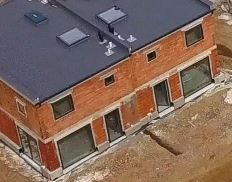
#> input picture Inputs/Images/out_high.JPG, 232 x 182 px, found by its file name
$ python siftvid.py
#> lines starting #> are read from the running program, lines starting #| are printed output that depends on the picture; pictures that were not available may be replaced by others from this repository, and a replacement may not be noted
import cv2
import numpy as np
import time

start_time = time.time()
t = []
kp_list = []
fkp_list = []
matches_list = []
fps_list = []
prev_frame_time = 0
new_frame_time = 0

cap = cv2.VideoCapture('out_high.mov')
#create a Brute Force matcher object
bf = cv2.BFMatcher(cv2.NORM_L1, crossCheck=True)
#create an orb object
sift = cv2.SIFT_create()

#import all the required images
img = cv2.imread('out_high.JPG')
#> img is the input picture: shape (182, 232, 3); mean B, G, R 90.7, 102.9, 128.5


#convert them to grayscale
#this is required for future processes
gray= cv2.cvtColor(img, cv2.COLOR_BGR2GRAY)
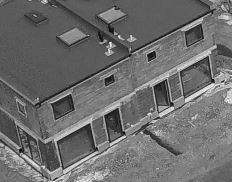
#> gray: shape (182, 232); min 3, max 245, mean 109.2


#get keypoints for each image using detect method using grayscale images
kp,des = sift.detectAndCompute(gray,None)
#> kp = 222 keypoints; strongest (x, y, size): (213, 81, 2.7), (124, 137, 1.9), (44, 167, 1.9), (172, 104, 2.6)

while True:
    _,frame = cap.read()
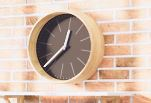
#> input picture Inputs/Images/ind_high.JPG, 151 x 103 px, given in place of out_high.mov, which was not available
#> frame is the input picture: shape (103, 151, 3); mean B, G, R 171.8, 188.2, 212.3
    if frame is not None:
        frame = cv2.resize(frame,None,fx=0.4,fy=0.4,interpolation=cv2.INTER_AREA)
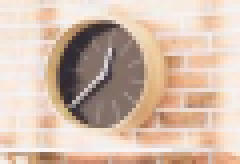
#> frame: shape (41, 60, 3) (shown 4 times larger); mean B, G, R 171.6, 188.1, 212.1
        fgray= cv2.cvtColor(frame, cv2.COLOR_BGR2GRAY)
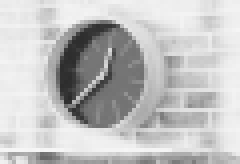
#> fgray: shape (41, 60) (shown 4 times larger); min 43, max 246, mean 193.4
        fkp,fdes = sift.detectAndCompute(fgray,None)
#> fkp = 23 keypoints; strongest (x, y, size): (19, 28, 2.7), (18, 34, 5.5), (42, 15, 2.1), (33, 37, 3)
        matches = bf.match(des,fdes)
#> matches = 18 matches
        matches = sorted(matches, key=lambda x:x.distance)
        fin = cv2.drawMatches(img, kp, frame, fkp, matches, frame, flags=cv2.DrawMatchesFlags_NOT_DRAW_SINGLE_POINTS)
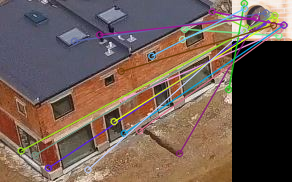
#> fin: shape (182, 292, 3); mean B, G, R 83, 92.2, 111.3
        kp_list.append(len(kp))
        fkp_list.append(len(fkp))
        matches_list.append(len(matches))
        t.append(time.time() - start_time)
        new_frame_time = time.time()
        fps = 1/(new_frame_time-prev_frame_time)
        prev_frame_time = new_frame_time
        fps = int(fps)
        fps_list.append([time.time() - start_time,fps])
        cv2.imshow('WEBCAM', fin)
    else:
        break
    c = cv2.waitKey(1)
#> (key Esc is pressed here)
    if c == 27:
        break

print("Tinitial: %s"%t[0])
print("Tfinal: %s"%(time.time() - start_time))
print('Average Train Image Keypoints: %d'%int(sum(kp_list)/len(kp_list)))
#| Average Train Image Keypoints: 222
print('Average Test Image Keypoints: %d'%int(sum(fkp_list)/len(fkp_list)))
#| Average Test Image Keypoints: 23
print('Average Matches: %d'%int(sum(matches_list)/len(matches_list)))
#| Average Matches: 18

np.savetxt("s_OH.csv",
           fps_list,
           delimiter =", ",
           fmt ='% s')
